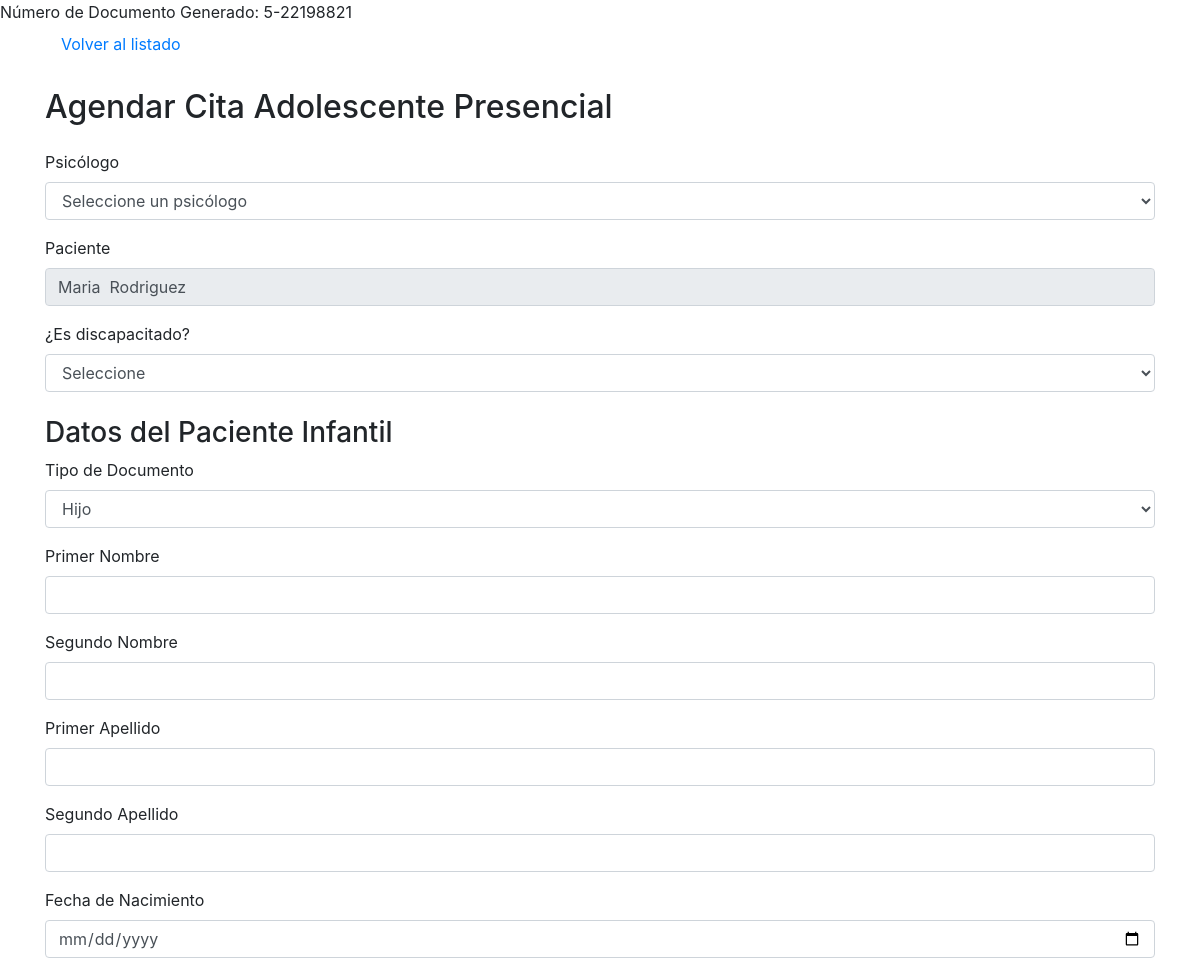
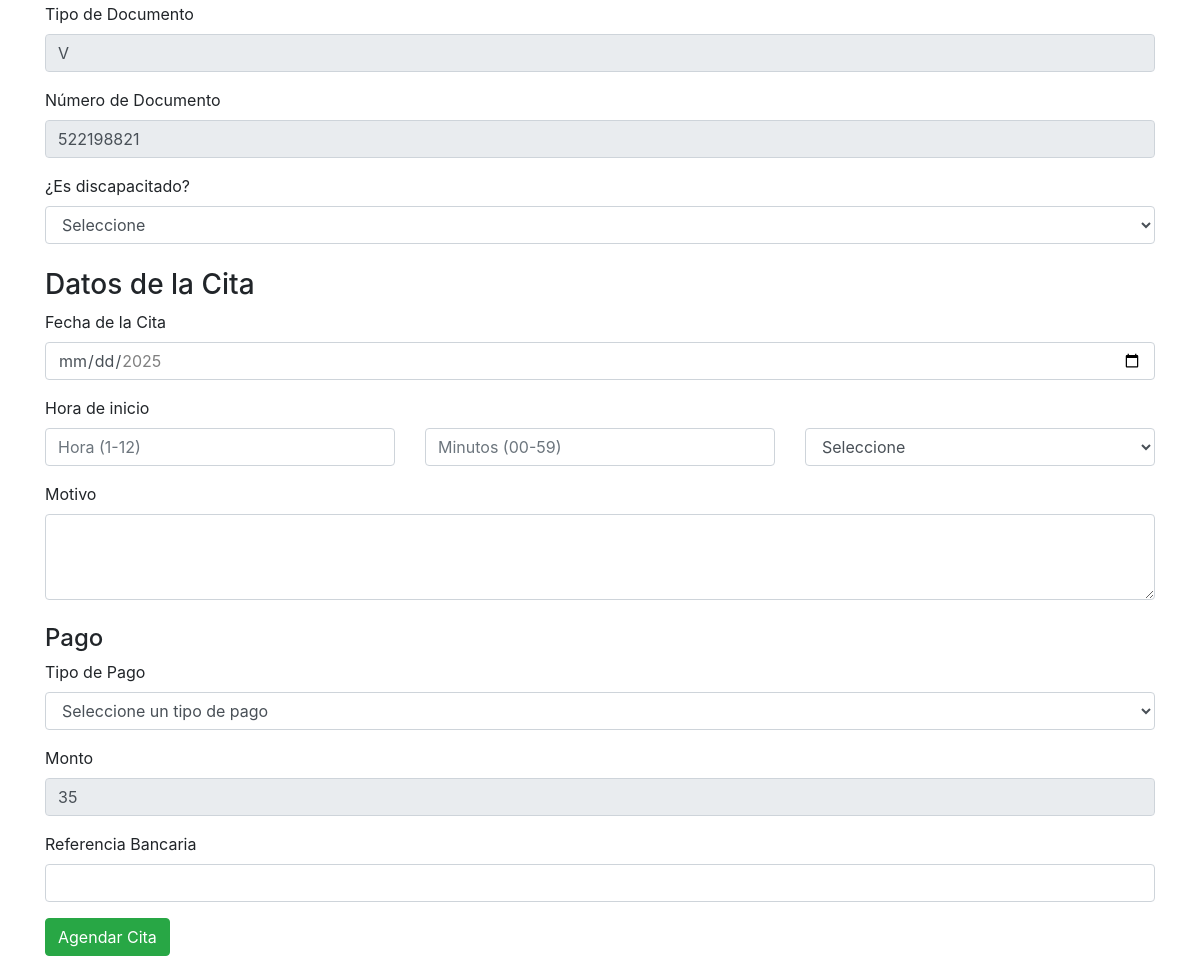
Page /app/vistas/agendar_cita_adolescente_presencial.php (signed in) on the committed database (2 pictures, top to bottom).
### tables this page shows
CREATE TABLE `paciente` (
  `id_paciente` int(10) NOT NULL,
  `num_hijos` int(11) DEFAULT NULL,
  `discapacitado` tinyint(4) DEFAULT NULL,
  `descrip_disca` varchar(250) DEFAULT NULL,
  `id_usuario` int(11) NOT NULL,
  `id_direccion` int(11) NOT NULL
);

CREATE TABLE `usuario` (
  `id_usuario` int(11) NOT NULL,
  `usuario` varchar(50) NOT NULL,
  `tipo_doc` enum('V','E','J','P') NOT NULL,
  `num_doc` varchar(12) NOT NULL,
  `correo` varchar(70) NOT NULL,
  `contraseña` varchar(34) NOT NULL,
  `nombre1` varchar(150) NOT NULL,
  `nombre2` varchar(150) DEFAULT NULL,
  `apellido1` varchar(150) NOT NULL,
  `apellido2` varchar(150) DEFAULT NULL,
  `foto` blob DEFAULT NULL,
  `fecha_nac` date NOT NULL,
  `telefono` varchar(15) NOT NULL,
  `sexo` enum('Masculino','Femenino') NOT NULL,
  `pregunta_s1` enum('NOMBRE DE MI MADRE','NOMBRE DE MI MASCOTA','NOMBRE DE MI PRIMER COLEGIO','NOMBRE DE MI PRIMER TRABAJO','NOMBRE DE MI PADRE') NOT NULL,
  `respuesta_1` varchar(150) NOT NULL,
  `pregunta_s2` enum('NOMBRE DE MI HERMANO MAYOR','DONDE NACIO SU MADRE','NOMBRE DE MEJOR AMIGO DE LA INFANCIA','PELICULA FAVORITA','SEGUNDO APELLIDO DE MI MADRE') NOT NULL,
  `respuesta_2` varchar(150) NOT NULL,
  `status` enum('activo','inactivo') NOT NULL
);

### app/vistas/agendar_cita_adolescente_presencial.php (the view, shortened to what this page needs)
<?php
$id_usuario = (int)$_SESSION['id_usuario'];
include_once('../../config/conexion.php');
$query_paciente = "
    SELECT
        u.id_usuario, u.nombre1, u.nombre2, u.apellido1, u.apellido2, p.id_paciente
    FROM usuario u
    JOIN paciente p ON u.id_usuario = p.id_usuario
    WHERE u.id_usuario = :id_usuario
";
$stmt_paciente = $conn->prepare($query_paciente);
$stmt_paciente->bindParam(':id_usuario', $id_usuario, PDO::PARAM_INT);
$stmt_paciente->execute();
$paciente = $stmt_paciente->fetch(PDO::FETCH_ASSOC);
$stmt_paciente = $conn->prepare("SELECT num_hijos FROM paciente WHERE id_paciente = :id_paciente");
$stmt_paciente->execute([':id_paciente' => $paciente['id_paciente']]);
$info_paciente = $stmt_paciente->fetch(PDO::FETCH_ASSOC);
$stmt_usuario = $conn->prepare("SELECT tipo_doc FROM usuario WHERE id_usuario = :id_usuario");
$stmt_usuario->execute([':id_usuario' => $id_usuario]);
$info_usuario = $stmt_usuario->fetch(PDO::FETCH_ASSOC);
$tipo_doc = isset($info_usuario['tipo_doc']) ? htmlspecialchars($info_usuario['tipo_doc']) : '';
if ($info_paciente && $info_paciente['num_hijos'] !== NULL) {
    $num_hijos = $info_paciente['num_hijos'];
    $stmt_usuario = $conn->prepare("SELECT num_doc FROM usuario WHERE id_usuario = :id_usuario");
    $stmt_usuario->execute([':id_usuario' => $id_usuario]);
    $info_usuario = $stmt_usuario->fetch(PDO::FETCH_ASSOC);
    if ($info_usuario && $info_usuario['num_doc'] !== NULL) {
        $num_doc = $info_usuario['num_doc'];
        $relacion_numero_doc = $num_hijos . "-" . $num_doc;
        echo "Número de Documento Generado: " . $relacion_numero_doc;
    } else {
        echo "No se encontró un número de documento válido para el usuario.";
        $relacion_numero_doc = "";
    }
} else {
    echo "No se encontró un número de hijos válido para el paciente.";
    $relacion_numero_doc = "";
}
?>
<!DOCTYPE html>
<html lang="es">
<head>
    <link rel="stylesheet" href="https://stackpath.bootstrapcdn.com/bootstrap/4.5.2/css/bootstrap.min.css">
</head>
<body>
    <div class="container">
        <nav class="nav nav-borders">
            <a class="nav-link" href="agendar_cita.php">Volver al listado</a>
        </nav>
        <h2 class="my-4">Agendar Cita Adolescente Presencial</h2>
        <form action="../controladores/procesar_agendar_cita_infantil.php" method="POST">
            <div class="form-group">
                <label for="id_psicologo">Psicólogo</label>
                <select name="id_psicologo" id="id_psicologo" class="form-control" required>
                    <option value="">Seleccione un psicólogo</option>
                </select>
            </div>
            <div class="form-group">
                <label for="paciente_nombre">Paciente</label>
                <input type="text" id="paciente_nombre" class="form-control" value="<?= $paciente['nombre1'] . ' ' . $paciente['nombre2'] . ' ' . $paciente['apellido1'] . ' ' . $paciente['apellido2']; ?>" readonly>
            </div>
            <div class="form-group">
                <label for="discapacitado">¿Es discapacitado?</label>
                <select name="discapacitado" id="discapacitado" class="form-control" required>
                    <option value="">Seleccione</option>
                </select>
            </div>
            <h3 class="mt-4">Datos del Paciente Infantil</h3>
            <div class="form-group">
                <label for="relacion_familiar">Tipo de Documento</label>
                <select name="relacion_familiar" id="relacion_familiar" class="form-control">
                    <option value="Hijo">Hijo</option>
                </select>
            </div>
            <div class="form-group">
                <label for="relacion_nombre1">Primer Nombre</label>
                <input type="text" name="relacion_nombre1" id="relacion_nombre1" class="form-control" required>
            </div>
            <div class="form-group">
                <label for="relacion_nombre2">Segundo Nombre</label>
                <input type="text" name="relacion_nombre2" id="relacion_nombre2" class="form-control">
            </div>
            <div class="form-group">
                <label for="relacion_apellido1">Primer Apellido</label>
                <input type="text" name="relacion_apellido1" id="relacion_apellido1" class="form-control" required>
            </div>
            <div class="form-group">
                <label for="relacion_apellido2">Segundo Apellido</label>
                <input type="text" name="relacion_apellido2" id="relacion_apellido2" class="form-control">
            </div>
            <div class="form-group">
                <label for="relacion_fecha_nac">Fecha de Nacimiento</label>
                <input type="date" name="relacion_fecha_nac" id="relacion_fecha_nac" class="form-control" required>
            </div>
            <div class="form-group">
                <label for="relacion_tipo_doc">Tipo de Documento</label>
                <input type="text" name="relacion_tipo_doc" id="relacion_tipo_doc" class="form-control" value="<?= $tipo_doc ?>" readonly>
            </div>
            <div class="form-group">
                <label for="relacion_numero_doc">Número de Documento</label>
                <input type="text" name="relacion_numero_doc" id="relacion_numero_doc" class="form-control" required readonly value="<?php echo htmlspecialchars($_SESSION['relacion_numero_doc'] ?? '', ENT_QUOTES, 'UTF-8'); ?>">
            </div>
            <div class="form-group">
                <label for="relacion_discapacitado">¿Es discapacitado?</label>
                <select name="relacion_discapacitado" id="relacion_discapacitado" class="form-control" required onchange="toggleDescriptionField()">
                    <option value="">Seleccione</option>
                </select>
            </div>
            <h3 class="mt-4">Datos de la Cita</h3>
            <div class="form-group">
                <label for="fecha">Fecha de la Cita</label>
                <input type="date" name="fecha" id="fecha" class="form-control" required>
            </div>
            <div class="form-group">
                <label for="hora">Hora de inicio</label>
                <div class="row">
                    <div class="col">
                        <input type="number" name="hora" id="hora" class="form-control" placeholder="Hora (1-12)" min="1" max="12" required>
                    </div>
                    <div class="col">
                        <input type="number" name="minutos" id="minutos" class="form-control" placeholder="Minutos (00-59)" min="0" max="59" required>
                    </div>
                    <div class="col">
                        <select name="am_pm" id="am_pm" class="form-control" required>
                            <option value="">Seleccione</option>
                        </select>
                    </div>
                </div>
            </div>
            <div class="form-group">
                <label for="motivo">Motivo</label>
                <textarea name="motivo" id="motivo" class="form-control" rows="3" required></textarea>
            </div>
            <h4 class="mt-4">Pago</h4>
            <div class="form-group">
                <label for="tipo_pago">Tipo de Pago</label>
                <select name="tipo_pago" id="tipo_pago" class="form-control" required>
                    <option value="">Seleccione un tipo de pago</option>
                </select>
            </div>
            <div class="form-group">
                <label for="monto">Monto</label>
                <input type="number" name="monto" id="monto" class="form-control" value="35" readonly required>
            </div>
            <div class="form-group">
                <label for="referencia_bancaria">Referencia Bancaria</label>
                <input type="text" name="referencia_bancaria" id="referencia_bancaria" class="form-control" required>
            </div>
            <button type="submit" class="btn btn-success">Agendar Cita</button>
        </form>
    </div>
</body>
</html>

### rows in the picture
paciente: num_hijos.num_doc "5-22198821", id_usuario.apellido1 "Maria Rodriguez"
usuario: relacion_tipo_doc "V"
